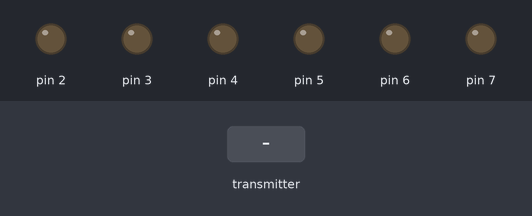
Simulated run of this sketch. Board: Arduino Mega 2560, built with avr-gcc and run on an emulated ATmega2560. Parts: output pins drawn as LEDs (lit = HIGH). The inputs (shaded band) are chosen by the test bench.

Above: at 1.2 s.
1.3 s: the transmitter starts sending readChannel.1 = 1000
At 1.7 s:
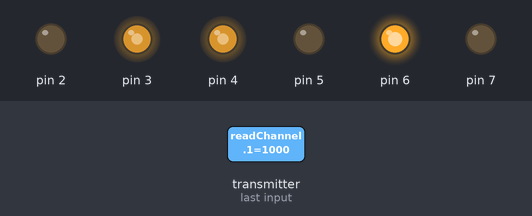
2.8 s: the transmitter starts sending readChannel.3 = 1000
At 4.0 s:
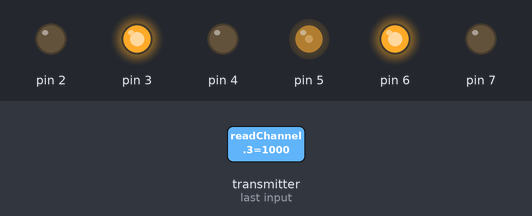
4.3 s: the transmitter starts sending readChannel.4 = 1000
At 5.2 s:
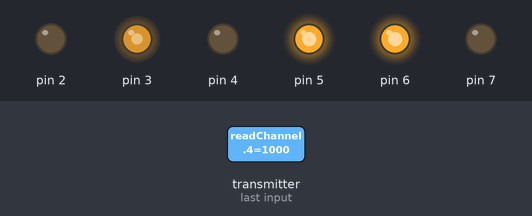
5.8 s: the transmitter starts sending readChannel.1 = 1250
At 6.5 s:
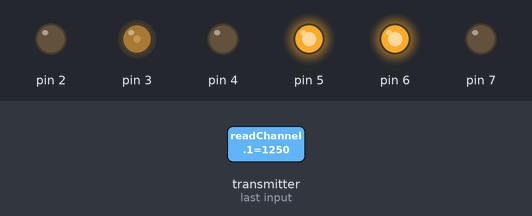
7.3 s: the transmitter starts sending readChannel.3 = 1250
At 8.5 s:
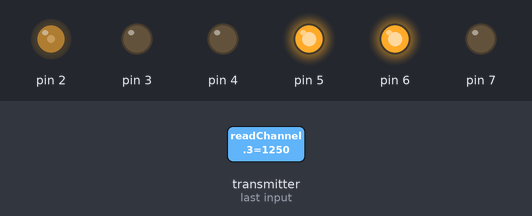
8.8 s: the transmitter starts sending readChannel.4 = 1250
At 9.8 s:
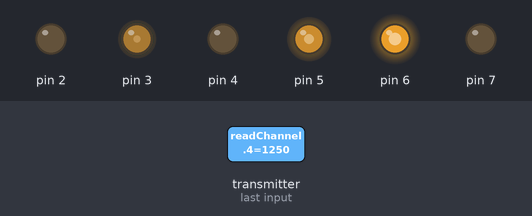
Timing chart, 0 to 11.3 s (numbered marks = the images above; inputs shaded):
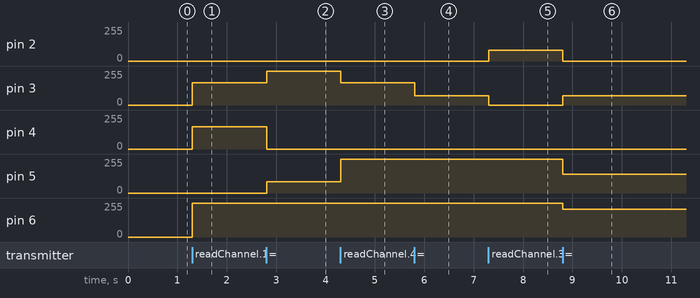

Measured:
- after the input at 1.3 s, pin 3, pin 4: 0/255 → 168/255 at once; pin 6: 0/255 → 255/255 at once
- after the input at 2.8 s, pin 3: 168/255 → 255/255 at once; pin 4: 168/255 → 0/255 at once; pin 5: 0/255 → 86/255 at once
- after the input at 4.3 s, pin 3: 255/255 → 168/255 at once; pin 5: 86/255 → 255/255 at once
- after the input at 5.8 s, pin 3: 168/255 → 68/255 at once
- after the input at 7.3 s, pin 2: 0/255 → 82/255 at once; pin 3: 68/255 → 0/255 at once
- after the input at 8.8 s, pin 2: 82/255 → 0/255 at once; pin 3: 0/255 → 68/255 at once; pin 5: 255/255 → 139/255 at once; pin 6: 255/255 → 208/255 at once

The sketch:

OmniTracks02.ino
```cpp
#include <IBusBM.h>
IBusBM IBus; // IBus object

int ch1;
int ch2;
int ch3;
int ch4;
int ch5;
int ch6;
int ch7;
int ch8;
int ch9;
int ch10;

float drive1;
float drive2;
float drive3;

float drive1Filtered;
float drive2Filtered;
float drive3Filtered;

float out1;
float out2;
float out3;
float out1a;
float out2a;
float out3a;

unsigned long currentMillis;
long previousMillis = 0;    // set up timers


void setup() {
  Serial.begin(115200);   // remove comment from this line if you change the Serial port in the next line
  IBus.begin(Serial3);    // change to Serial1 or Serial2 port when required

  pinMode(2, OUTPUT);
  pinMode(3, OUTPUT);
  pinMode(4, OUTPUT);
  pinMode(5, OUTPUT);
  pinMode(6, OUTPUT);
  pinMode(7, OUTPUT);
}

void loop() {

    ch1 = IBus.readChannel(0); // get latest value for servo channel 0
    ch2 = IBus.readChannel(1); // get latest value for servo channel 1
    ch3 = IBus.readChannel(2); // get latest value for servo channel 3
    ch4 = IBus.readChannel(3); // get latest value for servo channel 4
    ch5 = IBus.readChannel(4); // get latest value for servo channel 5
    ch6 = IBus.readChannel(5); // get latest value for servo channel 6
    ch7 = IBus.readChannel(6); // get latest value for servo channel 7
    ch8 = IBus.readChannel(7); // get latest value for servo channel 8
    ch9 = IBus.readChannel(8); // get latest value for servo channel 9
    ch10 = IBus.readChannel(9); // get latest value for servo channel 10

    currentMillis = millis();
    if (currentMillis - previousMillis >= 10) {  // start timed event

        previousMillis = currentMillis;

        drive1 = thresholdStick(ch4);
        drive2 = thresholdStick(ch2);
        drive3 = thresholdStick(ch5);

        drive1Filtered = filter(drive1, drive1Filtered, 30);
        drive2Filtered = filter(drive2, drive2Filtered, 30);
        drive3Filtered = filter(drive3, drive3Filtered, 30);

        out1 = drive1 + (drive2 * 0.66) - drive3;
        out2 = drive1 - (drive2 * 0.66) + drive3;
        out3 = drive2 + drive3;

        out1 = constrain(out1, -255,255);
        out2 = constrain(out2, -255,255);
        out3 = constrain(out3, -255,255);

        // ***wheel1

        if (out1 >= 0) {
          analogWrite(2, out1);
          analogWrite(3, 0);
        }

        else if (out1 <= 0) {
          out1a = abs(out1);
          analogWrite(3, out1a);
          analogWrite(2, 0);
        }
        else {
          analogWrite(3, 0);
          analogWrite(2, 0);
        }

        // ***wheel2

        if (out2 >= 0) {
          analogWrite(4, out2);
          analogWrite(5, 0);
        }

        else if (out2 <= 0) {
          out2a = abs(out2);
          analogWrite(5, out2a);
          analogWrite(4, 0);
        }
        else {
          analogWrite(4, 0);
          analogWrite(5, 0);
        }

        // ***wheel3

        if (out3 >= 0) {
          analogWrite(7, out3);
          analogWrite(6, 0);
        }

        else if (out3 <= 0) {
          out3a = abs(out3);
          analogWrite(6, out3a);
          analogWrite(7, 0);
        }
        else {
          analogWrite(6, 0);
          analogWrite(7, 0);
        }

    }


}
```

thresholdSticks.ino
```cpp
int thresholdStick (int pos) {

    // get zero centre position
    pos = pos - 1500;

    // threshold value for control sticks
    if (pos > 100) {
      pos = pos -100;
    }
    else if (pos < -100) {
      pos = pos +100;
    }
    else {
      pos = 0;
    }

    pos = map(pos, -370,370,-255,255);
    pos = constrain(pos,-255,255);

    return pos;
}


// motion filter to filter motions and compliance

float filter(float prevValue, float currentValue, int filter) {
  float lengthFiltered =  (prevValue + (currentValue * filter)) / (filter + 1);
  return lengthFiltered;
}
```
